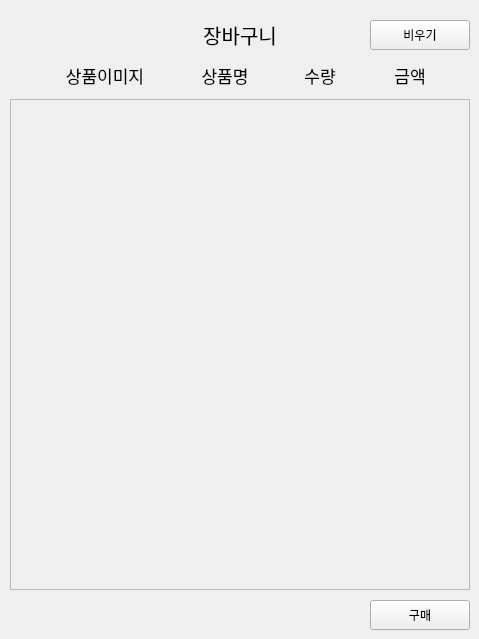
    <widget class="QWidget" name="cart">
     <widget class="QLabel" name="cartText">
      <property name="geometry">
       <rect>
        <x>190</x>
        <y>20</y>
        <width>100</width>
        <height>30</height>
       </rect>
      </property>
      <property name="minimumSize">
       <size>
        <width>100</width>
        <height>30</height>
       </size>
      </property>
      <property name="maximumSize">
       <size>
        <width>100</width>
        <height>30</height>
       </size>
      </property>
      <property name="font">
       <font>
        <pointsize>15</pointsize>
       </font>
      </property>
      <property name="text">
       <string>장바구니</string>
      </property>
      <property name="alignment">
       <set>Qt::AlignCenter</set>
      </property>
     </widget>
     <widget class="QScrollArea" name="cartArea">
      <property name="geometry">
       <rect>
        <x>10</x>
        <y>99</y>
        <width>460</width>
        <height>491</height>
       </rect>
      </property>
      <property name="verticalScrollBarPolicy">
       <enum>Qt::ScrollBarAlwaysOff</enum>
      </property>
      <property name="horizontalScrollBarPolicy">
       <enum>Qt::ScrollBarAlwaysOff</enum>
      </property>
      <property name="widgetResizable">
       <bool>true</bool>
      </property>
      <widget class="QWidget" name="cartAreaWidget">
       <property name="geometry">
        <rect>
         <x>0</x>
         <y>0</y>
         <width>458</width>
         <height>489</height>
        </rect>
       </property>
       <property name="styleSheet">
        <string notr="true"/>
       </property>
       <layout class="QVBoxLayout" name="verticalLayout_6">
        <item>
         <layout class="QVBoxLayout" name="cartVBoxLayout"/>
        </item>
       </layout>
      </widget>
     </widget>
     <widget class="QPushButton" name="buyBtn">
      <property name="geometry">
       <rect>
        <x>370</x>
        <y>600</y>
        <width>100</width>
        <height>30</height>
       </rect>
      </property>
      <property name="text">
       <string>구매</string>
      </property>
     </widget>
     <widget class="QLabel" name="cartName">
      <property name="geometry">
       <rect>
        <x>175</x>
        <y>60</y>
        <width>100</width>
        <height>30</height>
       </rect>
      </property>
      <property name="minimumSize">
       <size>
        <width>100</width>
        <height>30</height>
       </size>
      </property>
      <property name="maximumSize">
       <size>
        <width>100</width>
        <height>30</height>
       </size>
      </property>
      <property name="font">
       <font>
        <pointsize>13</pointsize>
       </font>
      </property>
      <property name="text">
       <string>상품명</string>
      </property>
      <property name="alignment">
       <set>Qt::AlignCenter</set>
      </property>
     </widget>
     <widget class="QLabel" name="cartAmount">
      <property name="geometry">
       <rect>
        <x>270</x>
        <y>60</y>
        <width>100</width>
        <height>30</height>
       </rect>
      </property>
      <property name="minimumSize">
       <size>
        <width>100</width>
        <height>30</height>
       </size>
      </property>
      <property name="maximumSize">
       <size>
        <width>100</width>
        <height>30</height>
       </size>
      </property>
      <property name="font">
       <font>
        <pointsize>13</pointsize>
       </font>
      </property>
      <property name="text">
       <string>수량</string>
      </property>
      <property name="alignment">
       <set>Qt::AlignCenter</set>
      </property>
     </widget>
     <widget class="QLabel" name="cartName_2">
      <property name="geometry">
       <rect>
        <x>55</x>
        <y>60</y>
        <width>100</width>
        <height>30</height>
       </rect>
      </property>
      <property name="minimumSize">
       <size>
        <width>100</width>
        <height>30</height>
       </size>
      </property>
      <property name="maximumSize">
       <size>
        <width>100</width>
        <height>30</height>
       </size>
      </property>
      <property name="font">
       <font>
        <pointsize>13</pointsize>
       </font>
      </property>
      <property name="text">
       <string>상품이미지</string>
      </property>
      <property name="alignment">
       <set>Qt::AlignCenter</set>
      </property>
     </widget>
     <widget class="QPushButton" name="backBtn">
      <property name="geometry">
       <rect>
        <x>10</x>
        <y>10</y>
        <width>30</width>
        <height>30</height>
       </rect>
      </property>
      <property name="cursor">
       <cursorShape>PointingHandCursor</cursorShape>
      </property>
      <property name="styleSheet">
       <string notr="true">border: None;
image: url(:/Image/Image/arrow.png);</string>
      </property>
      <property name="text">
       <string/>
      </property>
     </widget>
     <widget class="QLabel" name="cartAmount_2">
      <property name="geometry">
       <rect>
        <x>360</x>
        <y>60</y>
        <width>100</width>
        <height>30</height>
       </rect>
      </property>
      <property name="minimumSize">
       <size>
        <width>100</width>
        <height>30</height>
       </size>
      </property>
      <property name="maximumSize">
       <size>
        <width>100</width>
        <height>30</height>
       </size>
      </property>
      <property name="font">
       <font>
        <pointsize>13</pointsize>
       </font>
      </property>
      <property name="text">
       <string>금액</string>
      </property>
      <property name="alignment">
       <set>Qt::AlignCenter</set>
      </property>
     </widget>
     <widget class="QPushButton" name="clearBtn">
      <property name="geometry">
       <rect>
        <x>370</x>
        <y>20</y>
        <width>100</width>
        <height>30</height>
       </rect>
      </property>
      <property name="text">
       <string>비우기</string>
      </property>
     </widget>
    </widget>
